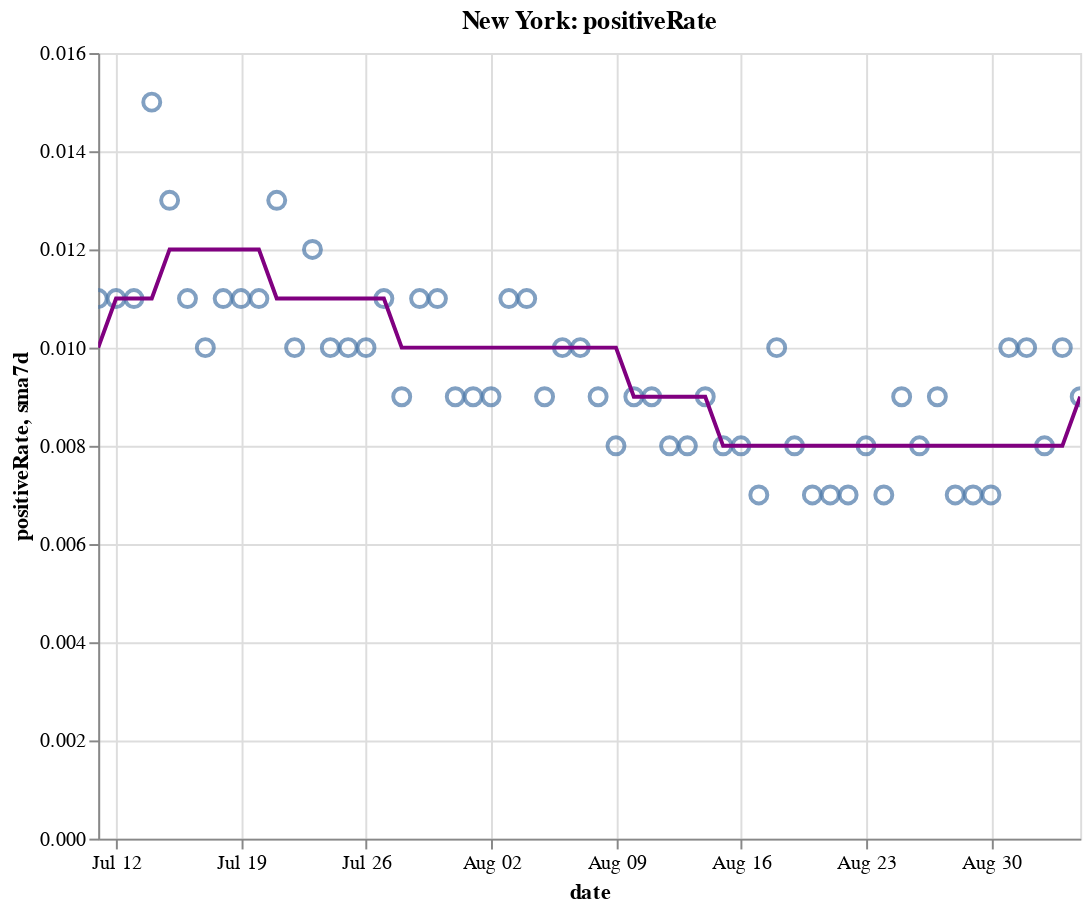

Write notebook code for a chart like this one.
### Code cell
create_plot(ny, 'positiveRate')

### Figure 1 — Vega-Lite specification as saved in the notebook (floating-point values rounded to 4 significant figures)
{"config": {"view": {"continuousWidth": 400, "continuousHeight": 300}}, "layer": [{"layer": [{"mark": {"type": "point", "size": 75}, "encoding": {"tooltip": [{"type": "temporal", "field": "date"}, {"type": "quantitative", "field": "positiveRate"}, {"type": "quantitative", "field": "sma7d"}], "x": {"type": "temporal", "field": "date"}, "y": {"type": "quantitative", "field": "positiveRate"}}, "selection": {"selector010": {"type": "interval", "bind": "scales", "encodings": ["x", "y"]}}}, {"mark": {"type": "line", "color": "purple"}, "encoding": {"x": {"type": "temporal", "field": "date"}, "y": {"type": "quantitative", "field": "sma7d"}}}]}, {"mark": {"type": "rule", "color": "#aaa"}, "encoding": {"x": {"type": "temporal", "field": "date"}}, "transform": [{"filter": {"selection": "selector009"}}]}, {"mark": "circle", "encoding": {"opacity": {"condition": {"value": 1, "selection": "selector009"}, "value": 0}, "tooltip": [{"type": "temporal", "field": "date"}, {"type": "quantitative", "field": "positiveRate"}, {"type": "quantitative", "field": "sma7d"}], "x": {"type": "temporal", "field": "date"}, "y": {"type": "quantitative", "field": "positiveRate"}}, "selection": {"selector009": {"type": "single", "encodings": ["x"], "on": "mouseover", "nearest": true, "empty": "none"}}}, {"mark": {"type": "text", "align": "left", "dx": 5, "dy": -5, "stroke": "white", "strokeWidth": 2}, "encoding": {"text": {"type": "quantitative", "field": "positiveRate"}, "tooltip": [{"type": "temporal", "field": "date"}, {"type": "quantitative", "field": "positiveRate"}, {"type": "quantitative", "field": "sma7d"}], "x": {"type": "temporal", "field": "date"}, "y": {"type": "quantitative", "field": "positiveRate"}}, "transform": [{"filter": {"selection": "selector009"}}]}, {"mark": {"type": "text", "align": "left", "dx": 5, "dy": -5}, "encoding": {"text": {"type": "quantitative", "field": "positiveRate"}, "tooltip": [{"type": "temporal", "field": "date"}, {"type": "quantitative", "field": "positiveRate"}, {"type": "quantitative", "field": "sma7d"}], "x": {"type": "temporal", "field": "date"}, "y": {"type": "quantitative", "field": "positiveRate"}}, "transform": [{"filter": {"selection": "selector009"}}]}], "data": {"name": "data-c0b0d7ce34be2d4140e266d6c134e6a9"}, "height": 400, "title": "New York: positiveRate", "width": 500, "$schema": "https://vega.github.io/schema/vega-lite/v4.8.1.json", "datasets": {"data-c0b0d7ce34be2d4140e266d6c134e6a9": [{"date": "2020-07-11T00:00:00", "totalTestResultsIncrease": 69200.0, "positiveIncrease": 730.0, "death": 24970.0, "deathIncrease": 6.0, "positiveRate": 0.011, "state": "New York", "sma7d": 0.01}, {"date": "2020-07-12T00:00:00", "totalTestResultsIncrease": 62420.0, "positiveIncrease": 677.0, "death": 24980.0, "deathIncrease": 5.0, "positiveRate": 0.011, "state": "New York", "sma7d": 0.011}, {"date": "2020-07-13T00:00:00", "totalTestResultsIncrease": 51690.0, "positiveIncrease": 557.0, "death": 24990.0, "deathIncrease": 10.0, "positiveRate": 0.011, "state": "New York", "sma7d": 0.011}, {"date": "2020-07-14T00:00:00", "totalTestResultsIncrease": 60040.0, "positiveIncrease": 912.0, "death": 24990.0, "deathIncrease": 5.0, "positiveRate": 0.015, "state": "New York", "sma7d": 0.011}, {"date": "2020-07-15T00:00:00", "totalTestResultsIncrease": 63600.0, "positiveIncrease": 831.0, "death": 25000.0, "deathIncrease": 9.0, "positiveRate": 0.013, "state": "New York", "sma7d": 0.012}, {"date": "2020-07-16T00:00:00", "totalTestResultsIncrease": 72680.0, "positiveIncrease": 769.0, "death": 25010.0, "deathIncrease": 11.0, "positiveRate": 0.011, "state": "New York", "sma7d": 0.012}, {"date": "2020-07-17T00:00:00", "totalTestResultsIncrease": 78240.0, "positiveIncrease": 776.0, "death": 25020.0, "deathIncrease": 10.0, "positiveRate": 0.01, "state": "New York", "sma7d": 0.012}, {"date": "2020-07-18T00:00:00", "totalTestResultsIncrease": 69820.0, "positiveIncrease": 754.0, "death": 25040.0, "deathIncrease": 11.0, "positiveRate": 0.011, "state": "New York", "sma7d": 0.012}, {"date": "2020-07-19T00:00:00", "totalTestResultsIncrease": 46200.0, "positiveIncrease": 502.0, "death": 25050.0, "deathIncrease": 13.0, "positiveRate": 0.011, "state": "New York", "sma7d": 0.012}, {"date": "2020-07-20T00:00:00", "totalTestResultsIncrease": 49340.0, "positiveIncrease": 519.0, "death": 25060.0, "deathIncrease": 8.0, "positiveRate": 0.011, "state": "New York", "sma7d": 0.012}, {"date": "2020-07-21T00:00:00", "totalTestResultsIncrease": 66170.0, "positiveIncrease": 855.0, "death": 25060.0, "deathIncrease": 2.0, "positiveRate": 0.013, "state": "New York", "sma7d": 0.011}, {"date": "2020-07-22T00:00:00", "totalTestResultsIncrease": 67660.0, "positiveIncrease": 705.0, "death": 25070.0, "deathIncrease": 10.0, "positiveRate": 0.01, "state": "New York", "sma7d": 0.011}, {"date": "2020-07-23T00:00:00", "totalTestResultsIncrease": 69700.0, "positiveIncrease": 811.0, "death": 25080.0, "deathIncrease": 13.0, "positiveRate": 0.012, "state": "New York", "sma7d": 0.011}, {"date": "2020-07-24T00:00:00", "totalTestResultsIncrease": 76510.0, "positiveIncrease": 753.0, "death": 25090.0, "deathIncrease": 9.0, "positiveRate": 0.01, "state": "New York", "sma7d": 0.011}, {"date": "2020-07-25T00:00:00", "totalTestResultsIncrease": 71470.0, "positiveIncrease": 750.0, "death": 25100.0, "deathIncrease": 13.0, "positiveRate": 0.01, "state": "New York", "sma7d": 0.011}, {"date": "2020-07-26T00:00:00", "totalTestResultsIncrease": 53570.0, "positiveIncrease": 536.0, "death": 25110.0, "deathIncrease": 3.0, "positiveRate": 0.01, "state": "New York", "sma7d": 0.011}, {"date": "2020-07-27T00:00:00", "totalTestResultsIncrease": 57270.0, "positiveIncrease": 608.0, "death": 25120.0, "deathIncrease": 11.0, "positiveRate": 0.011, "state": "New York", "sma7d": 0.011}, {"date": "2020-07-28T00:00:00", "totalTestResultsIncrease": 57400.0, "positiveIncrease": 534.0, "death": 25130.0, "deathIncrease": 9.0, "positiveRate": 0.009, "state": "New York", "sma7d": 0.01}, {"date": "2020-07-29T00:00:00", "totalTestResultsIncrease": 62280.0, "positiveIncrease": 715.0, "death": 25130.0, "deathIncrease": 6.0, "positiveRate": 0.011, "state": "New York", "sma7d": 0.01}, {"date": "2020-07-30T00:00:00", "totalTestResultsIncrease": 73550.0, "positiveIncrease": 777.0, "death": 25140.0, "deathIncrease": 13.0, "positiveRate": 0.011, "state": "New York", "sma7d": 0.01}, {"date": "2020-07-31T00:00:00", "totalTestResultsIncrease": 68870.0, "positiveIncrease": 644.0, "death": 25150.0, "deathIncrease": 5.0, "positiveRate": 0.009, "state": "New York", "sma7d": 0.01}, {"date": "2020-08-01T00:00:00", "totalTestResultsIncrease": 82740.0, "positiveIncrease": 753.0, "death": 25160.0, "deathIncrease": 14.0, "positiveRate": 0.009, "state": "New York", "sma7d": 0.01}, {"date": "2020-08-02T00:00:00", "totalTestResultsIncrease": 58960.0, "positiveIncrease": 531.0, "death": 25170.0, "deathIncrease": 6.0, "positiveRate": 0.009, "state": "New York", "sma7d": 0.01}, {"date": "2020-08-03T00:00:00", "totalTestResultsIncrease": 51840.0, "positiveIncrease": 545.0, "death": 25170.0, "deathIncrease": 2.0, "positiveRate": 0.011, "state": "New York", "sma7d": 0.01}, {"date": "2020-08-04T00:00:00", "totalTestResultsIncrease": 70990.0, "positiveIncrease": 746.0, "death": 25180.0, "deathIncrease": 3.0, "positiveRate": 0.011, "state": "New York", "sma7d": 0.01}, {"date": "2020-08-05T00:00:00", "totalTestResultsIncrease": 72670.0, "positiveIncrease": 636.0, "death": 25180.0, "deathIncrease": 4.0, "positiveRate": 0.009, "state": "New York", "sma7d": 0.01}, {"date": "2020-08-06T00:00:00", "totalTestResultsIncrease": 72370.0, "positiveIncrease": 703.0, "death": 25180.0, "deathIncrease": 6.0, "positiveRate": 0.01, "state": "New York", "sma7d": 0.01}, {"date": "2020-08-07T00:00:00", "totalTestResultsIncrease": 70170.0, "positiveIncrease": 714.0, "death": 25190.0, "deathIncrease": 5.0, "positiveRate": 0.01, "state": "New York", "sma7d": 0.01}, {"date": "2020-08-08T00:00:00", "totalTestResultsIncrease": 74860.0, "positiveIncrease": 703.0, "death": 25200.0, "deathIncrease": 5.0, "positiveRate": 0.009, "state": "New York", "sma7d": 0.01}, {"date": "2020-08-09T00:00:00", "totalTestResultsIncrease": 65810.0, "positiveIncrease": 515.0, "death": 25200.0, "deathIncrease": 7.0, "positiveRate": 0.008, "state": "New York", "sma7d": 0.01}, {"date": "2020-08-10T00:00:00", "totalTestResultsIncrease": 54000.0, "positiveIncrease": 476.0, "death": 25200.0, "deathIncrease": 2.0, "positiveRate": 0.009, "state": "New York", "sma7d": 0.009}, {"date": "2020-08-11T00:00:00", "totalTestResultsIncrease": 77060.0, "positiveIncrease": 667.0, "death": 25210.0, "deathIncrease": 7.0, "positiveRate": 0.009, "state": "New York", "sma7d": 0.009}, {"date": "2020-08-12T00:00:00", "totalTestResultsIncrease": 87780.0, "positiveIncrease": 700.0, "death": 25220.0, "deathIncrease": 7.0, "positiveRate": 0.008, "state": "New York", "sma7d": 0.009}, {"date": "2020-08-13T00:00:00", "totalTestResultsIncrease": 87900.0, "positiveIncrease": 737.0, "death": 25230.0, "deathIncrease": 10.0, "positiveRate": 0.008, "state": "New York", "sma7d": 0.009}, {"date": "2020-08-14T00:00:00", "totalTestResultsIncrease": 85460.0, "positiveIncrease": 727.0, "death": 25230.0, "deathIncrease": 4.0, "positiveRate": 0.009, "state": "New York", "sma7d": 0.009}, {"date": "2020-08-15T00:00:00", "totalTestResultsIncrease": 88670.0, "positiveIncrease": 734.0, "death": 25240.0, "deathIncrease": 12.0, "positiveRate": 0.008, "state": "New York", "sma7d": 0.008}, {"date": "2020-08-16T00:00:00", "totalTestResultsIncrease": 77690.0, "positiveIncrease": 607.0, "death": 25250.0, "deathIncrease": 6.0, "positiveRate": 0.008, "state": "New York", "sma7d": 0.008}, {"date": "2020-08-17T00:00:00", "totalTestResultsIncrease": 56890.0, "positiveIncrease": 408.0, "death": 25260.0, "deathIncrease": 6.0, "positiveRate": 0.007, "state": "New York", "sma7d": 0.008}, {"date": "2020-08-18T00:00:00", "totalTestResultsIncrease": 66890.0, "positiveIncrease": 655.0, "death": 25260.0, "deathIncrease": 8.0, "positiveRate": 0.01, "state": "New York", "sma7d": 0.008}, {"date": "2020-08-19T00:00:00", "totalTestResultsIncrease": 80420.0, "positiveIncrease": 631.0, "death": 25270.0, "deathIncrease": 6.0, "positiveRate": 0.008, "state": "New York", "sma7d": 0.008}, {"date": "2020-08-20T00:00:00", "totalTestResultsIncrease": 80980.0, "positiveIncrease": 601.0, "death": 25280.0, "deathIncrease": 5.0, "positiveRate": 0.007, "state": "New York", "sma7d": 0.008}, {"date": "2020-08-21T00:00:00", "totalTestResultsIncrease": 98880.0, "positiveIncrease": 709.0, "death": 25280.0, "deathIncrease": 3.0, "positiveRate": 0.007, "state": "New York", "sma7d": 0.008}, {"date": "2020-08-22T00:00:00", "totalTestResultsIncrease": 94850.0, "positiveIncrease": 653.0, "death": 25280.0, "deathIncrease": 4.0, "positiveRate": 0.007, "state": "New York", "sma7d": 0.008}, {"date": "2020-08-23T00:00:00", "totalTestResultsIncrease": 74040.0, "positiveIncrease": 572.0, "death": 25290.0, "deathIncrease": 6.0, "positiveRate": 0.008, "state": "New York", "sma7d": 0.008}, {"date": "2020-08-24T00:00:00", "totalTestResultsIncrease": 62030.0, "positiveIncrease": 408.0, "death": 25300.0, "deathIncrease": 7.0, "positiveRate": 0.007, "state": "New York", "sma7d": 0.008}, {"date": "2020-08-25T00:00:00", "totalTestResultsIncrease": 67260.0, "positiveIncrease": 629.0, "death": 25300.0, "deathIncrease": 2.0, "positiveRate": 0.009, "state": "New York", "sma7d": 0.008}, {"date": "2020-08-26T00:00:00", "totalTestResultsIncrease": 71190.0, "positiveIncrease": 566.0, "death": 25300.0, "deathIncrease": 8.0, "positiveRate": 0.008, "state": "New York", "sma7d": 0.008}, {"date": "2020-08-27T00:00:00", "totalTestResultsIncrease": 83440.0, "positiveIncrease": 791.0, "death": 25310.0, "deathIncrease": 4.0, "positiveRate": 0.009, "state": "New York", "sma7d": 0.008}, {"date": "2020-08-28T00:00:00", "totalTestResultsIncrease": 97830.0, "positiveIncrease": 636.0, "death": 25310.0, "deathIncrease": 3.0, "positiveRate": 0.007, "state": "New York", "sma7d": 0.008}, {"date": "2020-08-29T00:00:00", "totalTestResultsIncrease": 93870.0, "positiveIncrease": 635.0, "death": 25320.0, "deathIncrease": 7.0, "positiveRate": 0.007, "state": "New York", "sma7d": 0.008}, {"date": "2020-08-30T00:00:00", "totalTestResultsIncrease": 100000.0, "positiveIncrease": 698.0, "death": 25330.0, "deathIncrease": 8.0, "positiveRate": 0.007, "state": "New York", "sma7d": 0.008}, {"date": "2020-08-31T00:00:00", "totalTestResultsIncrease": 66240.0, "positiveIncrease": 656.0, "death": 25330.0, "deathIncrease": 1.0, "positiveRate": 0.01, "state": "New York", "sma7d": 0.008}, {"date": "2020-09-01T00:00:00", "totalTestResultsIncrease": 77000.0, "positiveIncrease": 754.0, "death": 25330.0, "deathIncrease": 3.0, "positiveRate": 0.01, "state": "New York", "sma7d": 0.008}, {"date": "2020-09-02T00:00:00", "totalTestResultsIncrease": 88450.0, "positiveIncrease": 708.0, "death": 25340.0, "deathIncrease": 5.0, "positiveRate": 0.008, "state": "New York", "sma7d": 0.008}, {"date": "2020-09-03T00:00:00", "totalTestResultsIncrease": 88980.0, "positiveIncrease": 889.0, "death": 25340.0, "deathIncrease": 7.0, "positiveRate": 0.01, "state": "New York", "sma7d": 0.008}, {"date": "2020-09-04T00:00:00", "totalTestResultsIncrease": 93400.0, "positiveIncrease": 864.0, "death": 25350.0, "deathIncrease": 5.0, "positiveRate": 0.009, "state": "New York", "sma7d": 0.009}]}}
